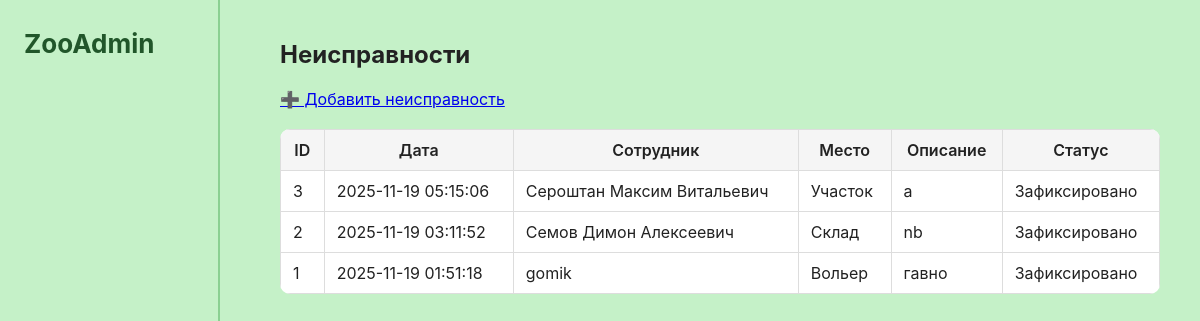
The app's page /malfunctions with its own data.
### tables this page shows
CREATE TABLE malfunctions (
        id INTEGER PRIMARY KEY AUTOINCREMENT,
        employee_id INTEGER NOT NULL,
        created_at TEXT NOT NULL,
        description TEXT NOT NULL,
        place TEXT NOT NULL,
        status TEXT NOT NULL DEFAULT 'Зафиксировано',
        resolved_at TEXT
    );

CREATE TABLE employees (
        id INTEGER PRIMARY KEY AUTOINCREMENT,
        full_name TEXT NOT NULL,
        username TEXT UNIQUE NOT NULL,
        password TEXT NOT NULL,
        phone TEXT,
        role TEXT DEFAULT 'zootechnician', -- роли: manager, director, zootechnician, admin
        status TEXT DEFAULT 'active'
    );

### routers/malfunctions.py (the view)
@router.get("/malfunctions", response_class=HTMLResponse)
async def malfunctions_list(request: Request):
    conn = get_connection()
    cursor = conn.cursor()
    cursor.execute("""
        SELECT m.*, e.full_name AS employee_name
        FROM malfunctions m
        LEFT JOIN employees e ON m.employee_id = e.id
        ORDER BY m.id DESC
    """)
    malfunctions = cursor.fetchall()
    conn.close()
    return templates.TemplateResponse("malfunctions.html", {
        "request": request,
        "malfunctions": malfunctions
    })

### templates/malfunctions.html
{% extends "base.html" %}
{% block content %}
<h2>Неисправности</h2>
<p><a href="/malfunctions/add">➕ Добавить неисправность</a></p>
<table>
    <thead>
    <tr>
        <th>ID</th>
        <th>Дата</th>
        <th>Сотрудник</th>
        <th>Место</th>
        <th>Описание</th>
        <th>Статус</th>
    </tr>
    </thead>
    <tbody>
    {% for m in malfunctions %}
        <tr>
            <td>{{ m.id }}</td>
            <td>{{ m.created_at }}</td>
            <td>{{ m.employee_name }}</td>
            <td>{{ m.place }}</td>
            <td>{{ m.description }}</td>
            <td>{{ m.status }}</td>
        </tr>
    {% endfor %}
    </tbody>
</table>
{% endblock %}

### static/style.css (style rules this page uses)
body { margin: 0; font-family: -apple-system, BlinkMacSystemFont, "Segoe UI", Roboto, Arial, sans-serif; background: #c5f1c8; color: #222; }
table { background: white; border-collapse: collapse; width: 100%; margin-top: 20px; border-radius: 10px; overflow: hidden; }
table th, table td { border: 1px solid #ddd; padding: 10px 12px; }
table th { background: #f5f5f5; font-weight: 600; }

### records on screen
malfunctions: id "3", created_at "2025-11-19 05:15:06", employee_name "Сероштан Максим Витальевич", place "Участок", description "a", status "Зафиксировано"
malfunctions: id "2", created_at "2025-11-19 03:11:52", employee_name "Семов Димон Алексеевич", place "Склад", description "nb", status "Зафиксировано"
malfunctions: id "1", created_at "2025-11-19 01:51:18", employee_name "gomik", place "Вольер", description "гавно", status "Зафиксировано"
